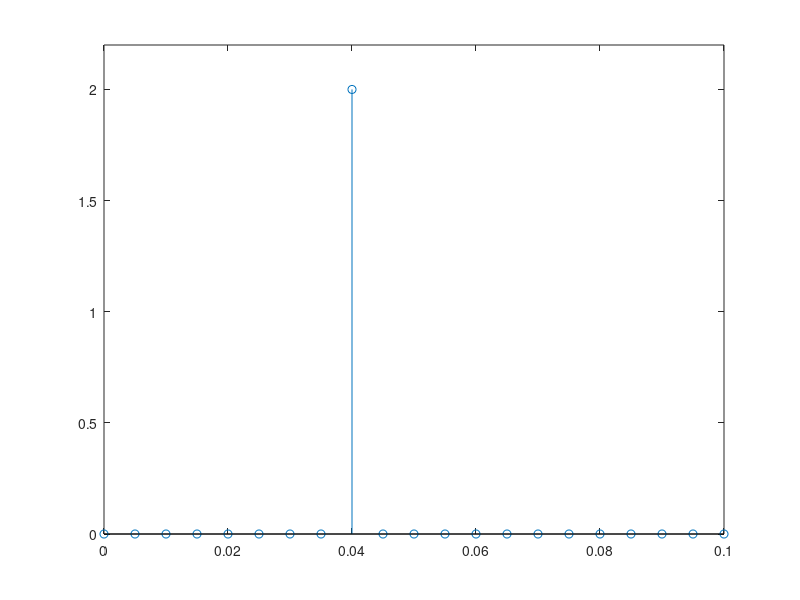

MATLAB code to generate this figure:
clc; close all;clear all;                             % Limpa variáveis e fecha todos os gráficos
%% Geração do sinal cosenoidal
fsampling = 10;                                       % Taxa de amostragem
T =1/fsampling;                                       % Tempo entre amostras
L = 2000;                                             % Número de amostras
t = 0 : (1/fsampling) : (L-1)*T;                      % Eixo do tempo
fm = 0.04;                                            % Frequência da senoide
Am = 2;                                               % Amplitude da senoide
m = Am*cos(2*pi*fm*t);                                % Sinal senoidal
t1=tic;                                               % Contador de tempo

%% Montando a DFT
N=length(m);                                          % Comprimento do sinal m(t)
n=0:N-1;                                              % Vetor n
k=0:N-1;                                              % Vetor k
WN=exp(-j*2*pi/N);                                    % Cálculo de Wn = e^{-j2pi/N}
nn=n'*k;                                              % Monta a Matriz DFT
WNnk=WN.^nn;                                          % Monta a Matriz DFT
X=m*WNnk/L;                                           % Implementa o somatório da DFT via operação matricial    
f = fsampling/2*linspace(0,1,(L/2)+1);                % Monta o eixo das frequências
tempo_DFT=toc(t1);                                    % Conta tempo de execução até esse ponto do código
disp(['Tempo da DFT = ' num2str(tempo_DFT) ' s']);    % Mostra tempo de execução
stem(f,2*abs(X(1:L/2+1)));                            % Mostra gráfico do espectro 
axis([ 0 0.1 0 2.2]);                                 % Zoom para melhor visualização 
% A função 'whos' é responsável por mostrar todas as variáveis que foram criadas no workspace,
% identificando suas principais caracteristicas.
whos